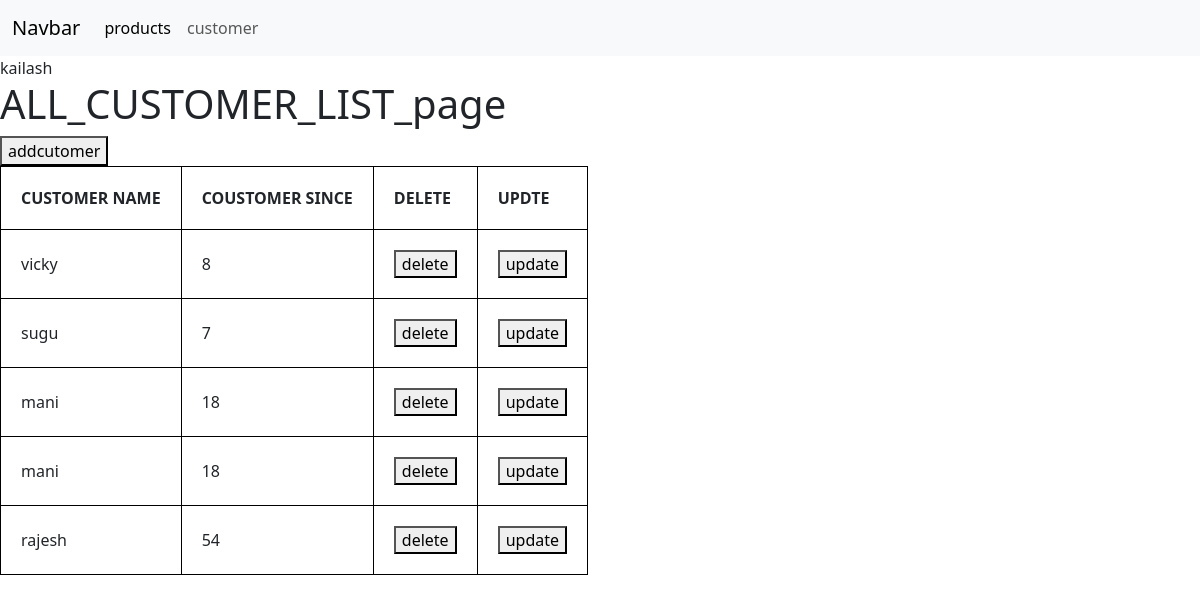
Page /customer/view/ on the committed database.
### customer/models.py (models this page shows, shortened)
class Customer(models.Model):
    Customer_name=models.CharField(max_length=200,null=True)
    Customer_since=models.CharField(max_length=200,null=True)

### customer/views.py (the view)
# urls.py: path('view/',customers),
def customers(request):
    context={
        "all_customer":Customer.objects.all()
    }
    return render(request,'all_customer.html',context)

### frontenapp/templates/all_customer.html (shortened to what this page needs)
{% extends 'base.html'%}
{%block content%}
<h1>ALL_CUSTOMER_LIST_page</h1>
<table>
    <thead>
        <tr>
            <th>CUSTOMER NAME  </th>
            <th>COUSTOMER SINCE</th>
            <th>DELETE</th>
            <th>UPDTE</th>
        </tr>
    </thead>
    {% for Customer in all_customer %}
    <tbody>
        <tr>
            <td>{{Customer.Customer_name}}</td>
            <td>{{Customer.Customer_since}}</td>
         <td>  <a href="{% url 'd_customer' Customer.id %}">
        <button>delete</button>
              </a>
       </td>
            <td>  <a href="{% url 'u_customer' Customer.id %}">
        <button>update</button>
        </a>
            </td>
        </tr>
    </tbody>
    {% endfor%}
<a href="/customer/add/">
    <button>addcutomer</button>
</a>
</table>
{%endblock%}

### frontenapp/templates/all_customer.html (style rules this page uses)
table,th,td { border: black 1px solid; padding: 20px; }

### rows in the picture
Customer: Customer_name "vicky", Customer_since "8"
Customer: Customer_name "sugu", Customer_since "7"
Customer: Customer_name "mani", Customer_since "18"
Customer: Customer_name "mani", Customer_since "18"
Customer: Customer_name "rajesh", Customer_since "54"
